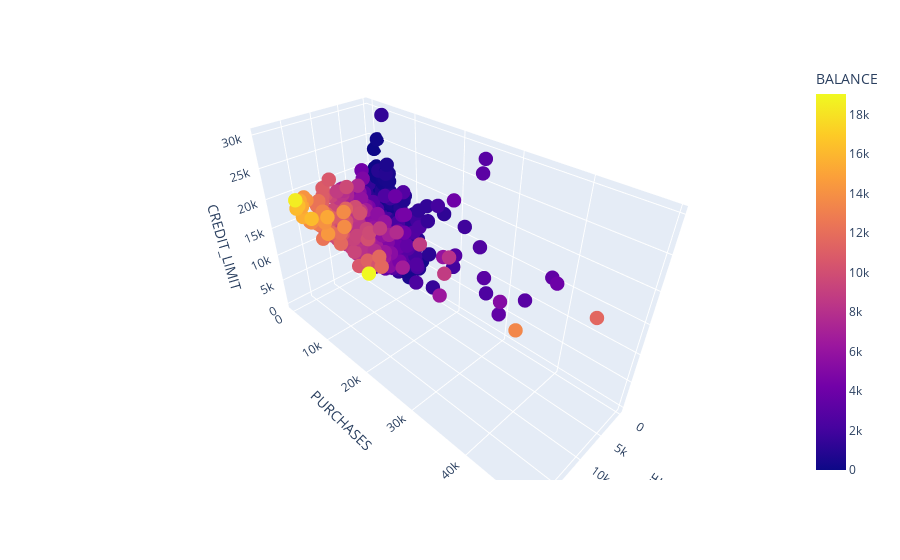

Source (notebook cell):
### Code cell
fig = px.scatter_3d(clustering_df, x='BALANCE', y='PURCHASES', z='CREDIT_LIMIT', color='BALANCE')

fig.update_traces(marker=dict(size=5))
fig.show()

### Figure 1 — Plotly figure (JSON) as saved in the notebook; plotly's stock layout.template omitted (floating-point values rounded to 4 significant figures; data arrays with more than 128 entries replaced by an {"elided": "..."} marker saying what was removed)
{"data": [{"hovertemplate": "BALANCE=%{marker.color}<br>PURCHASES=%{y}<br>CREDIT_LIMIT=%{z}<extra></extra>", "legendgroup": "", "marker": {"color": {"elided": "8636 float values"}, "coloraxis": "coloraxis", "size": 5, "symbol": "circle"}, "mode": "markers", "name": "", "scene": "scene", "showlegend": false, "type": "scatter3d", "x": {"elided": "8636 float values"}, "y": {"elided": "8636 float values"}, "z": {"elided": "8636 float values"}}], "layout": {"coloraxis": {"colorbar": {"title": {"text": "BALANCE"}}, "colorscale": [[0, "#0d0887"], [0.1111, "#46039f"], [0.2222, "#7201a8"], [0.3333, "#9c179e"], [0.4444, "#bd3786"], [0.5556, "#d8576b"], [0.6667, "#ed7953"], [0.7778, "#fb9f3a"], [0.8889, "#fdca26"], [1, "#f0f921"]]}, "legend": {"tracegroupgap": 0}, "margin": {"t": 60}, "scene": {"domain": {"x": [0, 1], "y": [0, 1]}, "xaxis": {"title": {"text": "BALANCE"}}, "yaxis": {"title": {"text": "PURCHASES"}}, "zaxis": {"title": {"text": "CREDIT_LIMIT"}}}}}
